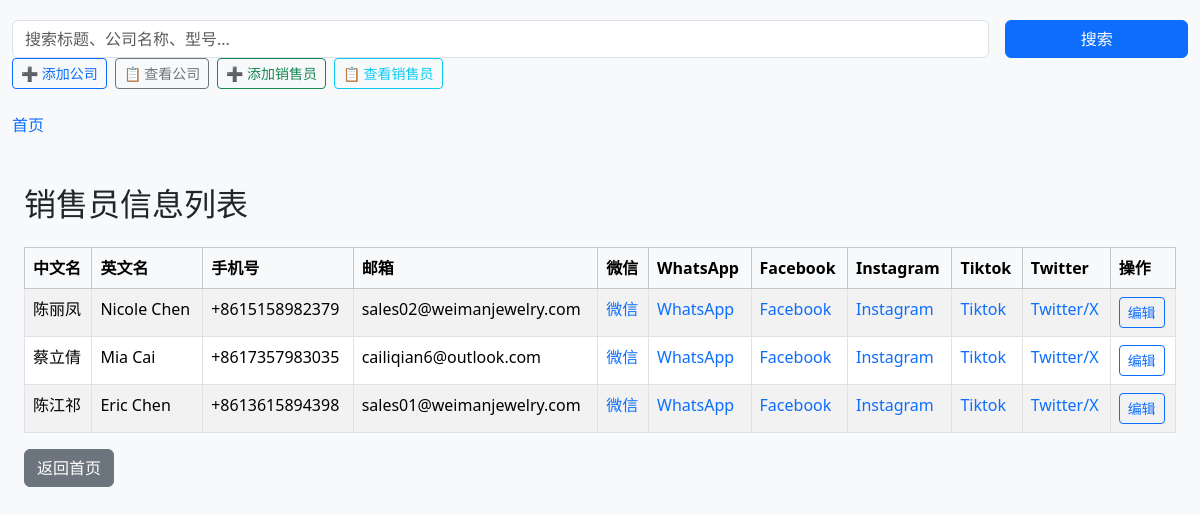
Page /salespersons on the committed database.
### models.py (models this page shows, shortened)
class Salesperson(db.Model):
    __tablename__ = "salespersons"
    id = db.Column(db.Integer, primary_key=True)
    name_cn = db.Column(db.String(100), nullable=False)
    name_en = db.Column(db.String(100), nullable=False)
    phone = db.Column(db.String(20), nullable=False)
    email = db.Column(db.String(100), nullable=False)
    wechat = db.Column(db.String(255), nullable=True)
    whatsapp = db.Column(db.String(255), nullable=True)
    facebook = db.Column(db.String(255), nullable=True)
    instagram = db.Column(db.String(255), nullable=True)
    tiktok = db.Column(db.String(255), nullable=True)
    twitter = db.Column(db.String(255), nullable=True)

### app.py (the view)
@app.route("/salespersons")
def list_salespersons():
    salespersons = Salesperson.query.all()
    return render_template("list_salespersons.html", salespersons=salespersons)

### templates/list_salespersons.html
{% extends 'base.html' %}
{% block content %}
  <div class="container mt-5">
    <h2 class="mb-4">销售员信息列表</h2>
    <table class="table table-bordered table-striped">
      <thead class="table-light">
        <tr>
          <th>中文名</th>
          <th>英文名</th>
          <th>手机号</th>
          <th>邮箱</th>
          <th>微信</th>
          <th>WhatsApp</th>
          <th>Facebook</th>
          <th>Instagram</th>
          <th>Tiktok</th>
          <th>Twitter</th>
          <th>操作</th>
        </tr>
      </thead>
      <tbody>
        {% for s in salespersons %}
          <tr>
            <td>{{ s.name_cn }}</td>
            <td>{{ s.name_en }}</td>
            <td>{{ s.phone }}</td>
            <td>{{ s.email }}</td>
            <td>
              {% if s.wechat %}
                <a href="{{ s.wechat }}" target="_blank">微信</a>
              {% endif %}
            </td>
            <td>
              {% if s.whatsapp %}
                <a href="{{ s.whatsapp }}" target="_blank">WhatsApp</a>
              {% endif %}
            </td>
            <td>
              {% if s.facebook %}
                <a href="{{ s.facebook }}" target="_blank">Facebook</a>
              {% endif %}
            </td>
            <td>
              {% if s.instagram %}
                <a href="{{ s.instagram }}" target="_blank">Instagram</a>
              {% endif %}
            </td>
            <td>
              {% if s.tiktok %}
                <a href="{{ s.tiktok }}" target="_blank">Tiktok</a>
              {% endif %}
            </td>
            <td>
              {% if s.twitter %}
                <a href="{{ s.twitter }}" target="_blank">Twitter/X</a>
              {% endif %}
            </td>
            <td>
              <a href="{{ url_for('edit_salesperson', id=s.id) }}" class="btn btn-sm btn-outline-primary">编辑</a>
            </td>
          </tr>
        {% endfor %}
      </tbody>
    </table>
    <a href="/" class="btn btn-secondary">返回首页</a>
  </div>
{% endblock %}

### templates/base.html (shortened to what this page needs)
<!DOCTYPE html>
<html lang="zh-CN">
  <head>
    <link href="{{ url_for('static', filename='bootstrap.min.css') }}" rel="stylesheet" />
  </head>
  <body>
    <div class="container">
      <div class="search-container">
        <form action="{{ url_for('search') }}" method="get" class="row g-3">
          <div class="col-md-10">
            <input type="text" name="q" class="form-control" placeholder="搜索标题、公司名称、型号..." value="{{ request.args.get('q', '') }}" />
          </div>
          <div class="col-md-2">
            <button type="submit" class="btn btn-primary w-100">搜索</button>
          </div>
        </form>
      </div>
      <div class="d-flex justify-content-start flex-wrap gap-2 mb-4">
        <a href="{{ url_for('add_company') }}" class="btn btn-outline-primary btn-sm">➕ 添加公司</a>
        <a href="{{ url_for('list_companies') }}" class="btn btn-outline-secondary btn-sm">📋 查看公司</a>
        <a href="{{ url_for('add_salesperson') }}" class="btn btn-outline-success btn-sm">➕ 添加销售员</a>
        <a href="{{ url_for('list_salespersons') }}" class="btn btn-outline-info btn-sm">📋 查看销售员</a>
      </div>
      <nav aria-label="breadcrumb" class="mb-4">
        <ol class="breadcrumb">
          <li class="breadcrumb-item">
            <a href="{{ url_for('list_main') }}">首页</a>
          </li>
        </ol>
      </nav>
      {% block content %}
      {% endblock %}
    </div>
  </body>
</html>

### templates/base.html (style rules this page uses)
body { padding-top: 20px; background-color: #f8f9fa; }
a { text-decoration: none; }
.container { max-width: 1200px; }

### rows in the picture
Salesperson: name_cn "陈丽凤", name_en "Nicole Chen", phone "+8615158982379", email "sales02@weimanjewelry.com"
Salesperson: name_cn "蔡立倩", name_en "Mia Cai", phone "+8617357983035", email "cailiqian6@outlook.com"
Salesperson: name_cn "陈江祁", name_en "Eric Chen", phone "+8613615894398", email "sales01@weimanjewelry.com"
